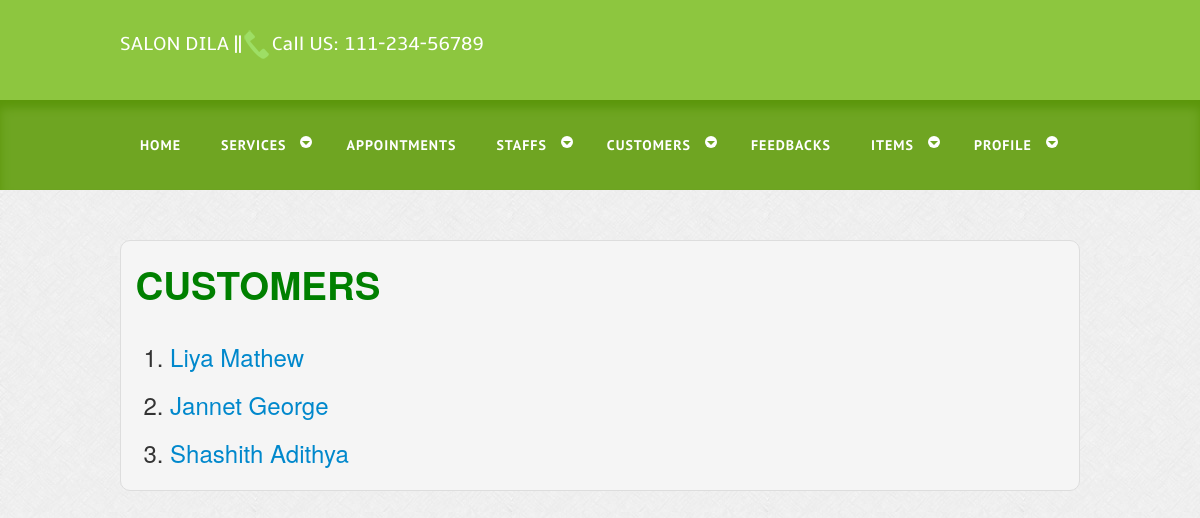
/admin_customer_view.php (signed in), run on the app's committed database.
### tables this page shows
CREATE TABLE `tbl_registration` (
  `Reg_id` int(2) NOT NULL,
  `F_name` varchar(50) NOT NULL,
  `L_name` varchar(50) NOT NULL,
  `Gender` varchar(10) NOT NULL,
  `House_name` varchar(70) NOT NULL,
  `City` varchar(20) NOT NULL,
  `Dis_id` int(15) NOT NULL,
  `Mobile` varchar(15) NOT NULL,
  `Email` varchar(30) NOT NULL,
  `Image` varchar(50) NOT NULL,
  `Status` int(2) NOT NULL
);

### admin_customer_view.php (the view, shortened to what this page needs)
<?php
include 'admin_header.php';
include 'dbconnect.php';
?>
<h1><font color="green">CUSTOMERS</h1> </font>
<?php
$res1=mysqli_query($con,"SELECT * FROM `tbl_registration` where `Status`=1");
$row1=mysqli_fetch_array($res1);
if(empty($row1))
{
	echo "<br><br><center><font color=red size=3>No Customers were Registered Yet!!!</font></center>";
}
else
{
?>
<table>
          <td><font size=5>
		  <?php
		  $res=mysqli_query($con,"SELECT * FROM `tbl_registration` where `Status`=1");
		  $i=1;
		  while($row=mysqli_fetch_array($res))
		  {
echo "<br>".$i. ".";
		  ?>
		 <a href= "customer_view.php?uid=<?php echo $row['Reg_id'];?>"<?php echo $row['Reg_id'];?>>	  <?php echo $row['F_name']; ?>&nbsp<?php echo $row['L_name']; ?> </a><br>
		  <?php
		  $i++;
}}
		  ?></a>
		  </td>
          </tr></table>

### css/style.css (style rules this page uses)
html,body,div,span,applet,object,iframe,h1,h2,h3,h4,h5,h6,p,blockquote,pre,a,abbr,acronym,address,big,cite,code,del,dfn,em,img,ins,kbd,q,s,samp,small,strike,strong,sub,sup,tt,var,b,u,i,dl,dt,dd,ol,nav ul,nav li,fieldset,form,label,legend,table,caption,tbody,tfoot,thead,tr,th,td,article,aside,canvas,details,embed,figure,figcaption,footer,header,hgroup,menu,nav,output,ruby,section,summary,time,mark,audio,video { margin:0;padding:0;border:0;font-size:100%;font:inherit;vertical-align:baseline; }
table { border-collapse:collapse;border-spacing:0; }
a { text-decoration:none; }
body { font-family: Arial, Helvetica, sans-serif; background:url(../images/body_bg.jpg); }

### admin_customer_view.php (style rules this page uses)
table { border-collapse: collapse; width: 100%; }
th, td { text-align: left; padding: 8px; }

### data on the page
tbl_registration: F_name "Liya", L_name "Mathew"
tbl_registration: F_name "Jannet", L_name "George"
tbl_registration: F_name "Shashith", L_name "Adithya"
